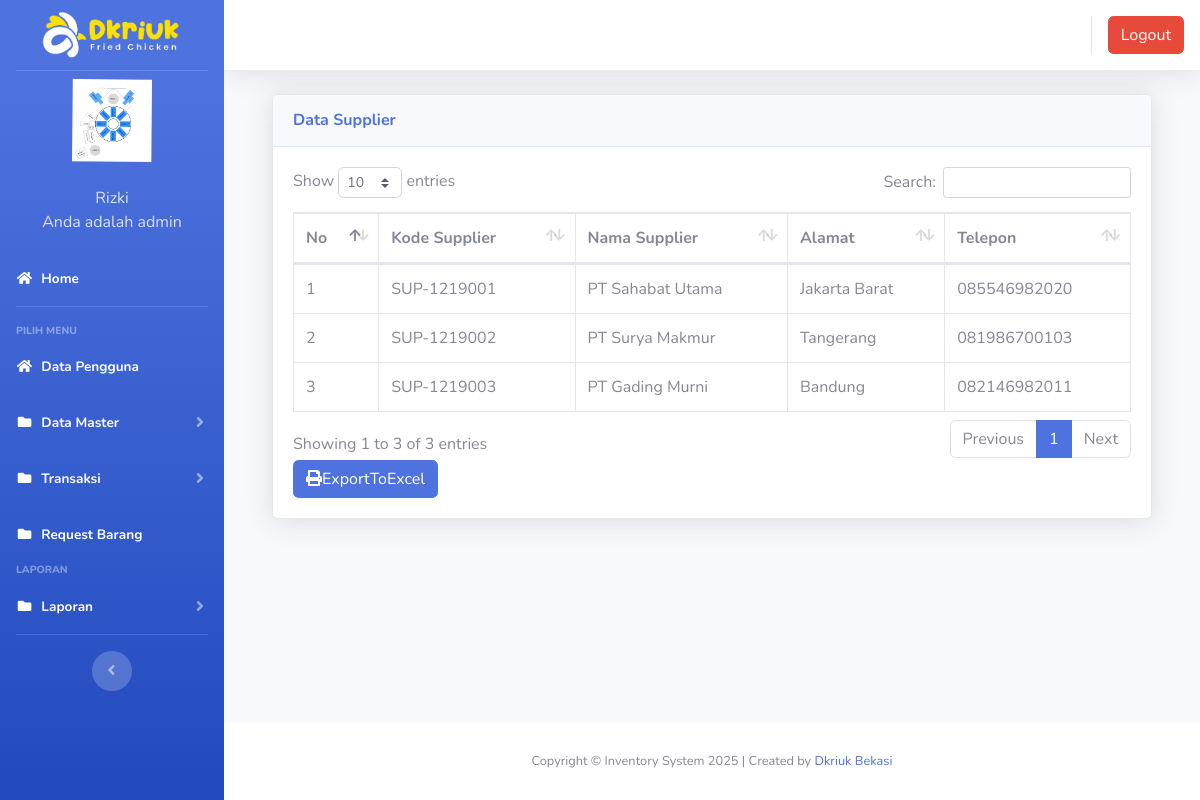
/index3.php?page=laporan_supplier (signed in), run on an earlier commit of the app's database.
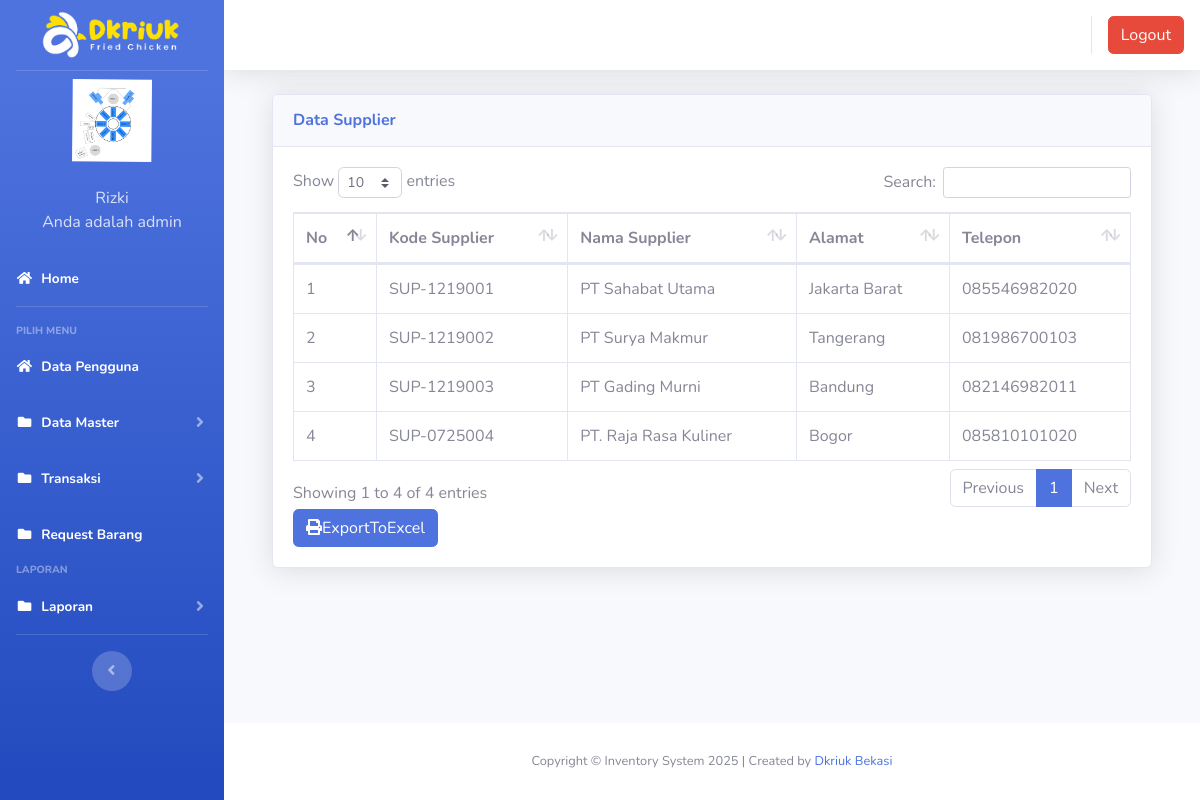
And on a later commit of the database.
### tables this page shows
CREATE TABLE IF NOT EXISTS `tb_supplier` (
  `id` int(100) NOT NULL AUTO_INCREMENT,
  `kode_supplier` varchar(100) NOT NULL,
  `nama_supplier` varchar(100) NOT NULL,
  `alamat` varchar(100) NOT NULL,
  `telepon` varchar(15) NOT NULL,
  PRIMARY KEY (`id`)
);

### page/laporan/laporan_supplier.php (the view, shortened to what this page needs)
<div class="container-fluid">
  <div class="card shadow mb-4">
    <div class="card-header py-3">
      <h6 class="m-0 font-weight-bold text-primary">Data Supplier</h6>
    </div>
    <div class="card-body">
      <div class="table-responsive">
        <table class="table table-bordered" id="dataTable" width="100%" cellspacing="0">
        <thead>
                                <tr>
			<th>No</th>
			<th>Kode Supplier</th>
			<th>Nama Supplier</th>
			<th>Alamat</th>
			<th>Telepon</th>
                                </tr>
		</thead>
          <tbody>
            <?php
	$no = 1;
	$sql = $koneksi->query("select * from tb_supplier");
	while ($data = $sql->fetch_assoc()) {
	?>
                                <tr>
                                    <td><?php echo $no++; ?></td>
			<td><?php echo $data['kode_supplier'] ?></td>
			<td><?php echo $data['nama_supplier'] ?></td>
			<td><?php echo $data['alamat'] ?></td>
			<td><?php echo $data['telepon'] ?></td>
                                </tr>
	<?php }?>
		   </tbody>
                        </table>
<a href="page/laporan/export_laporan_supplier_excel.php"  class="btn btn-primary" style="margin-top:8 px"><i class="fa fa-print"></i>ExportToExcel</a>
      </div>
    </div>
  </div>
</div>

What changed in the data, as far as the page shows it:
added tb_supplier: kode_supplier "SUP-0725004", nama_supplier "PT. Raja Rasa Kuliner", alamat "Bogor", telepon "085810101020"
Also different on the page:
text written by a page script: "Show entries Search: Showing 1 to 3 of 3 entries Previous 1 Next" → "Show entries Search: Showing 1 to 4 of 4 entries Previous 1 Next"
